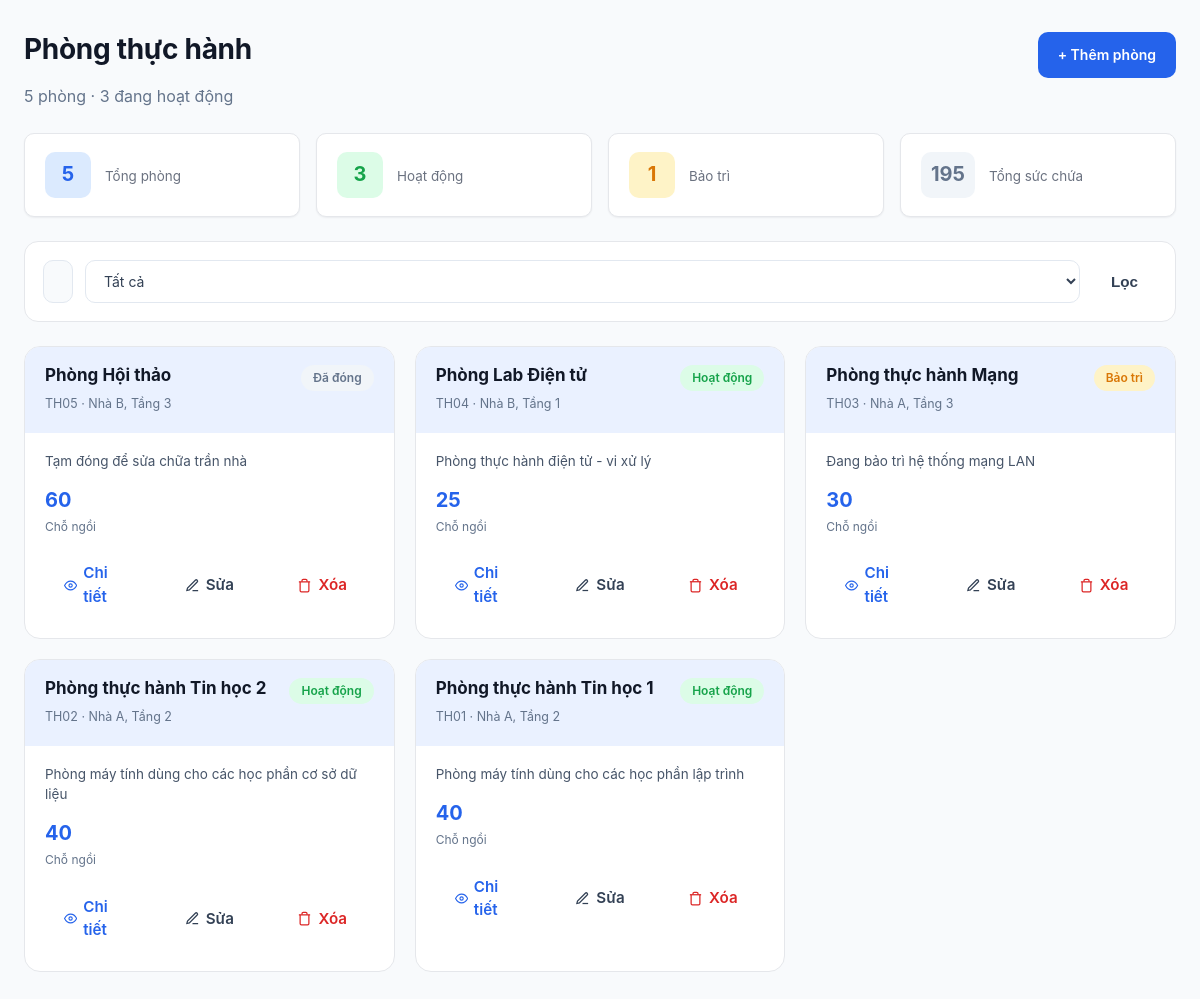
The app's page /rooms/index.php with its own data.
### tables this page shows
CREATE TABLE `rooms` (
    `id`          INT UNSIGNED AUTO_INCREMENT PRIMARY KEY,
    `ma_phong`    VARCHAR(20)  NOT NULL COMMENT 'VD: TH01',
    `ten_phong`   VARCHAR(100) NOT NULL,
    `vi_tri`      VARCHAR(150) NOT NULL COMMENT 'Toà nhà, tầng',
    `suc_chua`    INT UNSIGNED NOT NULL,
    `trang_thai`  ENUM('available','maintenance','closed') NOT NULL DEFAULT 'available',
    `mo_ta`       TEXT NULL,
    `created_at`  DATETIME NOT NULL DEFAULT CURRENT_TIMESTAMP,
    `updated_at`  DATETIME NOT NULL DEFAULT CURRENT_TIMESTAMP ON UPDATE CURRENT_TIMESTAMP,
    UNIQUE KEY `uq_rooms_ma_phong` (`ma_phong`),
    KEY `idx_rooms_trang_thai` (`trang_thai`),
    CONSTRAINT `chk_rooms_suc_chua` CHECK (`suc_chua` > 0)
);

### models/Phong.php (called while the page is built, shortened)
<?php
class Phong
{
    private PDO $pdo;
    public function __construct(PDO $pdo)
    {
        $this->pdo = $pdo;
    }
    public function getAll(string $search = '', string $trangThai = ''): array
    {
        $sql = "SELECT * FROM rooms WHERE 1=1";
        $params = [];
        $sql .= " ORDER BY id DESC";
        $stmt = $this->pdo->prepare($sql);
        $stmt->execute($params);
        return $stmt->fetchAll();
    }
    public function thongKe(): array
    {
        $tong = $this->pdo->query("SELECT COUNT(*) FROM rooms")->fetchColumn();
        $hoatDong = $this->pdo->query(
            "SELECT COUNT(*) FROM rooms WHERE trang_thai = 'available'"
        )->fetchColumn();
        $baoTri = $this->pdo->query(
            "SELECT COUNT(*) FROM rooms WHERE trang_thai = 'maintenance'"
        )->fetchColumn();
        $dong = $this->pdo->query(
            "SELECT COUNT(*) FROM rooms WHERE trang_thai = 'closed'"
        )->fetchColumn();
        $tongSucChua = $this->pdo->query(
            "SELECT COALESCE(SUM(suc_chua), 0) FROM rooms"
        )->fetchColumn();
        return [
            'tong_phong'    => (int) $tong,
            'hoat_dong'     => (int) $hoatDong,
            'bao_tri'       => (int) $baoTri,
            'dong'          => (int) $dong,
            'tong_suc_chua' => (int) $tongSucChua,
        ];
    }
}

### rooms/index.php (the view, shortened to what this page needs)
<?php
require_once __DIR__ . '/../config/database.php';
require_once __DIR__ . '/../models/Phong.php';
$phongModel = new Phong($pdo);
$search    = trim($_GET['search'] ?? '');
$trangThai = trim($_GET['trang_thai'] ?? '');
$danhSachPhong = $phongModel->getAll($search, $trangThai);
$thongKe       = $phongModel->thongKe();
$nhanTrangThai = [
        'available'   => ['label' => 'Hoạt động', 'class' => 'badge-green'],
        'maintenance' => ['label' => 'Bảo trì',   'class' => 'badge-yellow'],
        'closed'      => ['label' => 'Đã đóng',   'class' => 'badge-gray'],
];
?>
<!DOCTYPE html>
<html lang="vi">
<head>
    <link rel="stylesheet" href="../assets/css/style.css">
</head>
<body>
<div style="max-width:1200px; margin:0 auto; padding:32px 24px;">
    <div style="display:flex; justify-content:space-between; align-items:flex-start; margin-bottom:24px;">
        <div>
            <h1>Phòng thực hành</h1>
            <p style="color:#64748b; margin:0;">
                <?= $thongKe['tong_phong'] ?> phòng · <?= $thongKe['hoat_dong'] ?> đang hoạt động
            </p>
        </div>
        <a href="add.php" class="btn-open-modal">+ Thêm phòng</a>
    </div>
    <div class="stat-cards">
        <div class="stat-card">
            <span class="stat-icon stat-icon-blue"><?= $thongKe['tong_phong'] ?></span>
            <span class="stat-label">Tổng phòng</span>
        </div>
        <div class="stat-card">
            <span class="stat-icon stat-icon-green"><?= $thongKe['hoat_dong'] ?></span>
            <span class="stat-label">Hoạt động</span>
        </div>
        <div class="stat-card">
            <span class="stat-icon stat-icon-yellow"><?= $thongKe['bao_tri'] ?></span>
            <span class="stat-label">Bảo trì</span>
        </div>
        <div class="stat-card">
            <span class="stat-icon stat-icon-gray"><?= $thongKe['tong_suc_chua'] ?></span>
            <span class="stat-label">Tổng sức chứa</span>
        </div>
    </div>
    <form method="GET" class="filter-bar">
        <input type="text" name="search" placeholder="Tìm kiếm..." value="<?= htmlspecialchars($search) ?>">
        <select name="trang_thai" onchange="this.form.submit()">
            <option value="">Tất cả</option>
        </select>
        <button type="submit" class="btn btn-cancel">Lọc</button>
    </form>
    <div class="room-grid">
        <?php foreach ($danhSachPhong as $p): ?>
            <?php $tt = $nhanTrangThai[$p['trang_thai']] ?? ['label' => $p['trang_thai'], 'class' => 'badge-gray']; ?>
            <div class="room-card">
                <div class="room-card-header">
                    <div>
                        <h3><?= htmlspecialchars($p['ten_phong']) ?></h3>
                        <small><?= htmlspecialchars($p['ma_phong']) ?> · <?= htmlspecialchars($p['vi_tri']) ?></small>
                    </div>
                    <span class="badge <?= $tt['class'] ?>"><?= $tt['label'] ?></span>
                </div>
                <div class="room-card-body">
                    <p><?= htmlspecialchars($p['mo_ta'] ?? '') ?></p>
                    <div class="room-stats">
                        <div><b class="blue"><?= (int)$p['suc_chua'] ?></b><span>Chỗ ngồi</span></div>
                    </div>
                    <div class="room-actions">
                        <a href="list.php?id=<?= $p['id'] ?>" class="btn btn-outline-blue">
                            <svg width="15" height="15" viewBox="0 0 24 24" fill="none" stroke="currentColor" stroke-width="2">
                                <path d="M1 12s4-8 11-8 11 8 11 8-4 8-11 8-11-8-11-8z"/><circle cx="12" cy="12" r="3"/>
                            </svg>
                            Chi tiết
                        </a>
                        <a href="edit.php?id=<?= $p['id'] ?>" class="btn btn-outline-gray">
                            <svg width="15" height="15" viewBox="0 0 24 24" fill="none" stroke="currentColor" stroke-width="2">
                                <path d="M12 20h9"/><path d="M16.5 3.5a2.12 2.12 0 0 1 3 3L7 19l-4 1 1-4L16.5 3.5z"/>
                            </svg>
                            Sửa
                        </a>
                        <a href="delete.php?id=<?= $p['id'] ?>"
                           class="btn btn-outline-red btn-xoa-confirm"
                           data-ten="<?= htmlspecialchars($p['ten_phong']) ?>">
                            <svg width="15" height="15" viewBox="0 0 24 24" fill="none" stroke="currentColor" stroke-width="2">
                                <polyline points="3 6 5 6 21 6"/>
                                <path d="M19 6v14a2 2 0 0 1-2 2H7a2 2 0 0 1-2-2V6m3 0V4a2 2 0 0 1 2-2h4a2 2 0 0 1 2 2v2"/>
                            </svg>
                            Xóa
                        </a>
                    </div>
                </div>
            </div>
        <?php endforeach; ?>
    </div>
</div>
</body>
</html>

### records on screen
rooms: ten_phong "Phòng Hội thảo", ma_phong "TH05", vi_tri "Nhà B, Tầng 3", trang_thai "Đã đóng", mo_ta "Tạm đóng để sửa chữa trần nhà", suc_chua "60"
rooms: ten_phong "Phòng Lab Điện tử", ma_phong "TH04", vi_tri "Nhà B, Tầng 1", trang_thai "Hoạt động", mo_ta "Phòng thực hành điện tử - vi xử lý", suc_chua "25"
rooms: ten_phong "Phòng thực hành Mạng", ma_phong "TH03", vi_tri "Nhà A, Tầng 3", trang_thai "Bảo trì", mo_ta "Đang bảo trì hệ thống mạng LAN", suc_chua "30"
rooms: ten_phong "Phòng thực hành Tin học 2", ma_phong "TH02", vi_tri "Nhà A, Tầng 2", trang_thai "Hoạt động", mo_ta "Phòng máy tính dùng cho các học phần cơ sở dữ liệu", suc_chua "40"
rooms: ten_phong "Phòng thực hành Tin học 1", ma_phong "TH01", vi_tri "Nhà A, Tầng 2", trang_thai "Hoạt động", mo_ta "Phòng máy tính dùng cho các học phần lập trình", suc_chua "40"

### other values on screen
$thongKe['tong_phong'] "5"
$thongKe['hoat_dong'] "3"
$thongKe['bao_tri'] "1"
$thongKe['tong_suc_chua'] "195"
